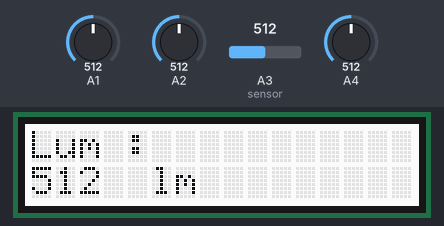
This sketch was run on a simulated Arduino Uno, built with avr-gcc and run on an emulated ATmega328P. On the bench: 16×2 character LCD. Inputs (shaded band) come from the test bench; at power-on: A1 = 512, A4 = 512, A2 = 512, A3 (sensor) = 512. What the sketch prints to the serial monitor is not drawn.

Above: at 16.2 s.
16.3 s: A1 set to 90
At 21.2 s:
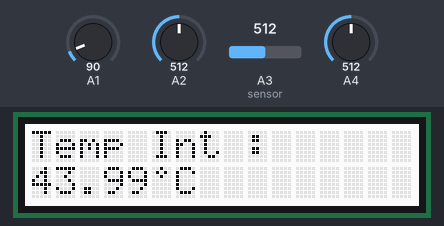
31.3 s: A1 set to 110
At 41.0 s:
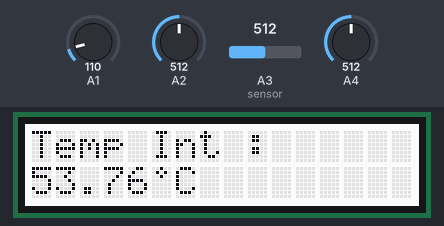
46.3 s: A4 set to 716
At 51.5 s:
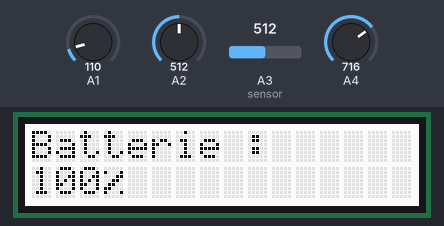
61.3 s: A2 set to 90
At 66.5 s:
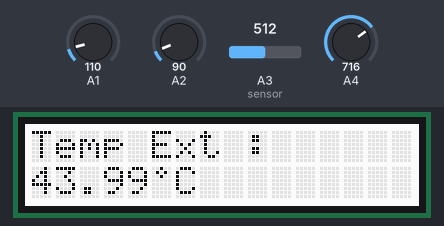
Timing chart, 0 to 68.0 s (numbered marks = the images above; inputs shaded):
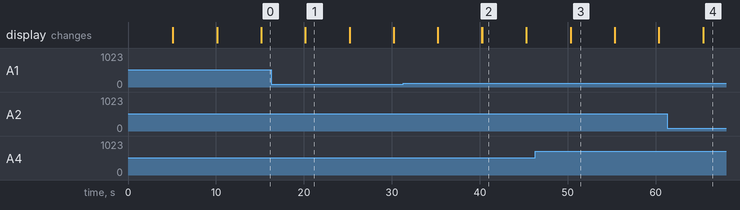

The sketch:

TestAfficheur.ino.ino
```cpp
#include <Wire.h> // bibliothèque
#include "rgb_lcd.h" // bibliothèque

rgb_lcd lcd; // initialisation de l'afficheur RGB_LCD

byte deg[8] = { // Symbole degré "°"
    0b00100,
    0b01010,
    0b00100,
    0b00000,
    0b00000,
    0b00000,
    0b00000,
    0b00000
};

byte pct[8] = { // Symbole pourcentage "%"
    0b00000,
    0b10001,
    0b00011,
    0b00110,
    0b01100,
    0b11000,
    0b10001,
    0b00000
};

int FonctionAffichage() {
  lcd.createChar(0, deg); // Création caractère degré
  lcd.setCursor(0, 0);// prémier chiffre, colones, second chiffre ligne.
}

void setup() { // Setup -> éxecuté une seule fois

  lcd.begin(16, 2); // config 16 colones 2 lignes
  Serial.begin(9600);
}

void loop() {

  int FonctionAffichage; {
  lcd.createChar(0, deg);
  lcd.setCursor(0, 0);// prémier chiffre, colones, second chiffre ligne.
  };

////////////Temperature Intérieure///////////////////////////////////////////

  FonctionAffichage;
  lcd.print("Temp Int :"); // texte ligne 1
  lcd.setCursor(5, 1);
  lcd.write((unsigned char)0); // afficher °
  lcd.print ("C"); // texte ligne 2
  int temp_int_brute = analogRead(A1); // lecture tempé i
  float ti = temp_int_brute*(5.0/1023*100); // calcul tempé i
  lcd.setCursor(0, 1); // position tempé i
  lcd.print(ti); // Afficher tempé i

  delay(5000);
  lcd.clear();

////////////Temperature Exterieur///////////////////////////////////////////

  FonctionAffichage;
  lcd.print("Temp Ext :"); // texte ligne 1
  lcd.setCursor(5, 1);
  lcd.write((unsigned char)0); // afficher °
  lcd.print ("C"); // texte ligne 2
  int temp_ext_brute = analogRead(A2); // lecture tempe e
  float te = temp_ext_brute*(5.0/1023*100); // calcul tempe e
  lcd.setCursor(0, 1); // position tempe e
  lcd.print(te); // Afficher tempe e

  delay(5000);
  lcd.clear();

////////////Reserve Batterie///////////////////////////////////////////

  lcd.createChar(0, pct);
  lcd.setCursor(0, 0);// premier chiffre, colones, second chiffre ligne.
  lcd.print("Batterie :"); // texte ligne 1
  int batterie_brute = analogRead(A4); // lecture batterie
  float batterie = (batterie_brute - 532) * 0.073170; // calcul batterie  ( v - vmin) * voltunit
  float batteriepct = (batterie/12)*100;
  lcd.setCursor(0, 1); // position batterie
  lcd.print("100"); // Afficher 100%
  lcd.write((unsigned char)0); // afficher %

  if (batteriepct<=0.99) { // correction pour afficher une valeur > a 0%

    lcd.setCursor(0, 1);
    lcd.print("0");
    lcd.write((unsigned char)0); // afficher %
  }

  else if (batteriepct<=100) {

    lcd.setCursor(0, 1);
    lcd.print(batteriepct);
    lcd.write((unsigned char)0); // afficher %
  }

  delay(5000);
  lcd.clear();

  ////////////Luminosité///////////////////////////////////////////
  lcd.print("Lum :"); // texte ligne 1
  lcd.setCursor(5, 1);
  lcd.print ("lm"); // texte ligne 2
  int lum = analogRead(A3);   //connect grayscale sensor to Analog 0
  Serial.println(lum,DEC);//print the value to serial
  lcd.setCursor(0, 1); // position tempe e
  lcd.print(lum); // Afficher tempe e

  delay(5000);
  lcd.clear();

  ////////////Control du moteur//////////////////////////////////


}
/*
void moteur ()
{
  // port 2 (2 et 4) et 3 (1 et 3)
}

*/
```

Measured:
- after the input at 16.3 s, the display: first differs from a run without the input after 3.9 s (image 1)
- after the input at 46.3 s, the display: changes after 4.0 s (image 3)
- after the input at 61.3 s, the display: changes after 4.1 s (image 4)
- what the display in image 1 shows lasts 5.0 s, from 20.2 s to 25.2 s
